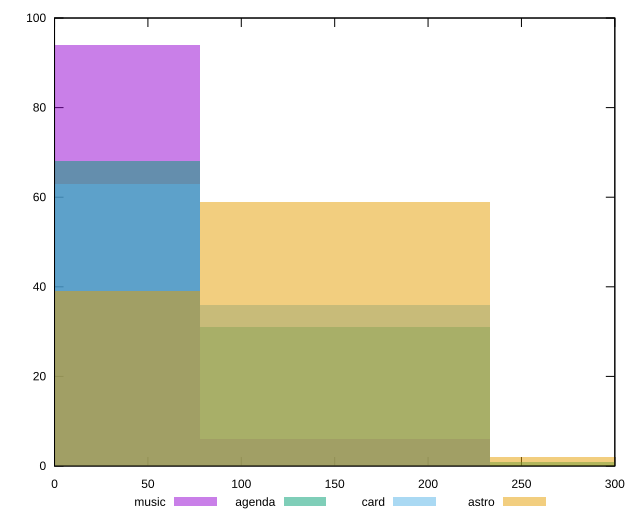

The gnuplot source for this figure:
reset

$music <<EOF
0 94
155.61955415702226 6
EOF

$agenda <<EOF
0 68
311.23910831404453 1
155.61955415702226 31
EOF

$card <<EOF
155.61955415702226 36
0 63
EOF

$astro <<EOF
311.23910831404453 2
0 39
155.61955415702226 59
EOF

set key outside below
set boxwidth 155.61955415702226
set xrange [0:300]
set yrange [0:100]
set trange [0:100]
set style fill transparent solid 0.5 noborder
set terminal svg size 640, 520 enhanced background rgb 'white'
set output "report/report_00029_2021-02-24T13-36-40.390Z/unminified-javascript/comparison/histogram/all_raw.svg"

plot $music title "music" with boxes, \
     $agenda title "agenda" with boxes, \
     $card title "card" with boxes, \
     $astro title "astro" with boxes

reset
